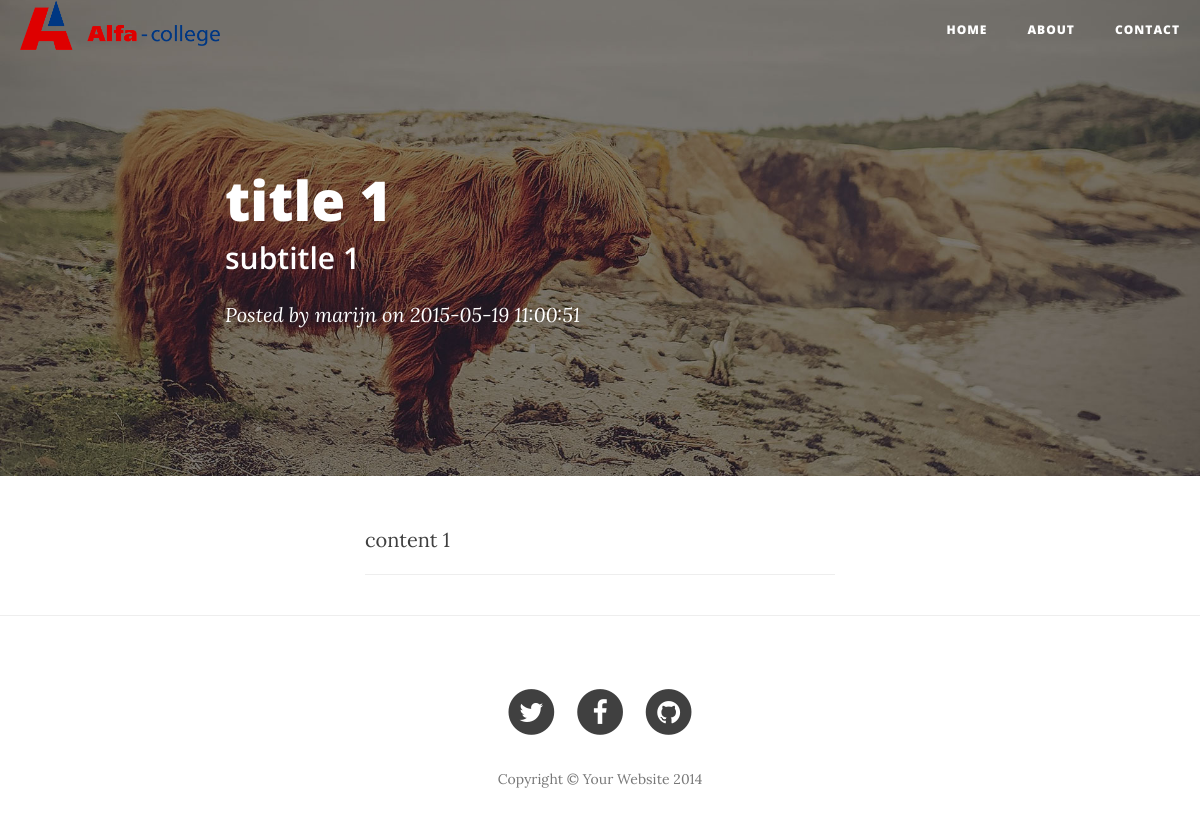
The page /php/article.php?id=1 on the database its author committed.
### tables this page shows
CREATE TABLE IF NOT EXISTS `article` (
  `id` int(11) NOT NULL AUTO_INCREMENT,
  `title` varchar(255) NOT NULL,
  `subtitle` varchar(255) NOT NULL,
  `intro` varchar(255) NOT NULL,
  `content` longtext NOT NULL,
  `country` varchar(2) NOT NULL,
  `created` timestamp NOT NULL DEFAULT CURRENT_TIMESTAMP ON UPDATE CURRENT_TIMESTAMP,
  `image_path` varchar(255) NOT NULL,
  `administrator_id` int(11) NOT NULL,
  PRIMARY KEY (`id`),
  KEY `Admin_to_Article_idx` (`administrator_id`),
  CONSTRAINT `Admin_to_Article` FOREIGN KEY (`administrator_id`) REFERENCES `administrator` (`id`) ON DELETE NO ACTION ON UPDATE NO ACTION
);

### php/article.php (the view)
<?php require_once('includes/database.php'); ?>
<?php require_once('./header.php'); ?>
    <?php
    $id = $_GET['id'];
    $query = "SELECT * FROM article WHERE id = $id";
    $result = mysqli_query($con, $query);
    $amount = mysqli_affected_rows($con);
    for ($i = 0; $i < $amount; $i++) {
      $article = mysqli_fetch_array($result);
      $query2 = "SELECT * FROM administrator WHERE id = ". $article['administrator_id'];
      $result2 = mysqli_query($con, $query2);
      $author = mysqli_fetch_array($result2);
      ?>
    <header class="intro-header" style="background-image: url(<?php echo $article['image_path'];?>)">
        <div class="container">
            <div class="row">
                <div class="col-lg-8 col-lg-offset-2 col-md-10 col-md-offset-1">
                    <div class="post-heading">
                        <h1> <?php echo $article['title'] . "<br />";?></h1>
                        <h2 class="subheading"> <?php echo $article['subtitle'] . "<br />";?></h2>
                        <span class="meta">Posted by <?php echo $author['username'];?> on <?php echo $article['created'] . "<br />";?></span>
                    </div>
                </div>
            </div>
        </div>
    </header>
    <article>
        <div class="container">
            <div class="row">
                <div class="col-lg-8 col-lg-offset-2 col-md-10 col-md-offset-1">
                    <div class="col-lg-8 col-lg-offset-2 col-md-10 col-md-offset-1">
                        <div class="post-preview">
                            <?php echo $article['content'] . "<br />";?>
                            <hr>
                        </div>
                      </div>
                            <?php } ?>
                </div>
            </div>
        </div>
    </article>
    <hr>
<?php require_once('./footer.php'); ?>

### rows shown on the page
article: image_path (picture), title "title 1", subtitle "subtitle 1", administrator.username "marijn", created "2015-05-19 11:00:51", content "content 1"
